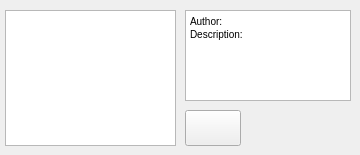
      <widget class="QWidget" name="tab_3">
       <attribute name="title">
        <string>Online</string>
       </attribute>
       <widget class="QListWidget" name="listWidget">
        <property name="geometry">
         <rect>
          <x>5</x>
          <y>10</y>
          <width>171</width>
          <height>136</height>
         </rect>
        </property>
       </widget>
       <widget class="QTextEdit" name="textEdit">
        <property name="geometry">
         <rect>
          <x>185</x>
          <y>10</y>
          <width>166</width>
          <height>91</height>
         </rect>
        </property>
        <property name="html">
         <string>&lt;!DOCTYPE HTML PUBLIC &quot;-//W3C//DTD HTML 4.0//EN&quot; &quot;http://www.w3.org/TR/REC-html40/strict.dtd&quot;&gt;
&lt;html&gt;&lt;head&gt;&lt;meta name=&quot;qrichtext&quot; content=&quot;1&quot; /&gt;&lt;style type=&quot;text/css&quot;&gt;
p, li { white-space: pre-wrap; }
&lt;/style&gt;&lt;/head&gt;&lt;body style=&quot; font-family:'Ubuntu'; font-size:11pt; font-weight:400; font-style:normal;&quot;&gt;
&lt;p style=&quot; margin-top:0px; margin-bottom:0px; margin-left:0px; margin-right:0px; -qt-block-indent:0; text-indent:0px;&quot;&gt;&lt;span style=&quot; font-family:'MS Shell Dlg 2'; font-size:7.8pt;&quot;&gt;Author:&lt;/span&gt;&lt;/p&gt;
&lt;p style=&quot; margin-top:0px; margin-bottom:0px; margin-left:0px; margin-right:0px; -qt-block-indent:0; text-indent:0px;&quot;&gt;&lt;span style=&quot; font-family:'MS Shell Dlg 2'; font-size:7.8pt;&quot;&gt;Description:&lt;/span&gt;&lt;/p&gt;&lt;/body&gt;&lt;/html&gt;</string>
        </property>
       </widget>
       <widget class="QPushButton" name="pbUploadProgram_2">
        <property name="geometry">
         <rect>
          <x>185</x>
          <y>110</y>
          <width>56</width>
          <height>36</height>
         </rect>
        </property>
        <property name="toolTip">
         <string extracomment="New gcode"/>
        </property>
        <property name="text">
         <string/>
        </property>
        <property name="icon">
         <iconset>
          <normaloff>C:/Users/Admin/.designer/backup/icon/icons8-download-from-cloud-48.png</normaloff>C:/Users/Admin/.designer/backup/icon/icons8-download-from-cloud-48.png</iconset>
        </property>
        <property name="iconSize">
         <size>
          <width>32</width>
          <height>32</height>
         </size>
        </property>
        <property name="flat">
         <bool>false</bool>
        </property>
       </widget>
      </widget>
